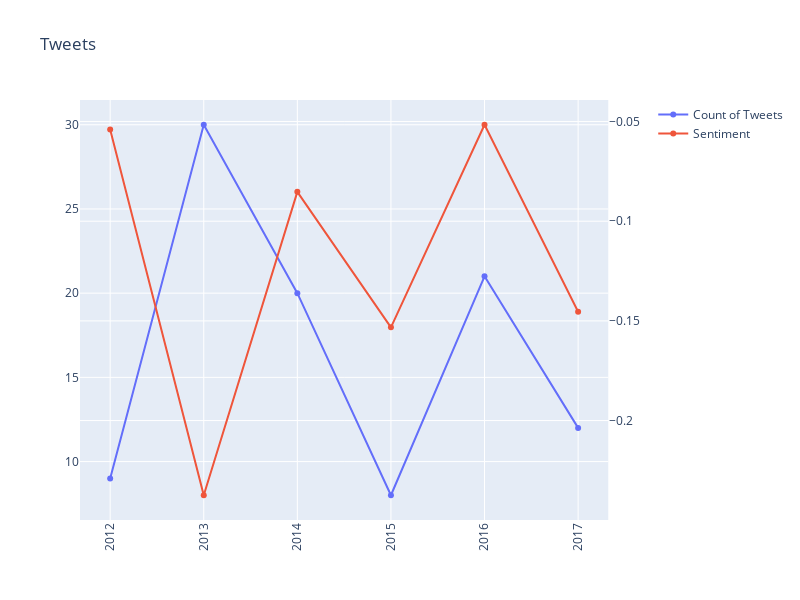

The notebook cell this image was saved under:
### Code cell
if int(year1) >= 2011:
    while True:
        tweet_output = input("Would you like to see information regarding tweets? Y/N ")
        if tweet_output in ["Y", "y", "N", "n"]:
            break

    queried_twitter_data =  tweets_list_df[(tweets_list_df["Date"] >= year1) & (tweets_list_df["Date"] < year2)].reset_index()

    if tweet_output in ["Y", "y"]:
        trace1 = go.Line(
        x= queried_twitter_data["Date"],
        y= queried_twitter_data["Content"],
        name="Count of Tweets",
        )
        trace2 = go.Line(
            x=queried_twitter_data["Date"],
            y=queried_twitter_data["rating"],
            name='Sentiment',
        )

        fig = make_subplots(specs=[[{"secondary_y": True}]])
        fig.add_trace(trace1)
        fig.add_trace(trace2,secondary_y=True)
        fig['layout'].update(height = 600, width = 800, title = "Tweets",xaxis=dict(
            tickangle=-90
            ))

        iplot(fig)

### Figure 1 — Plotly figure (JSON) as saved in the notebook; plotly's stock layout.template omitted (floating-point values rounded to 4 significant figures)
{"data": [{"name": "Count of Tweets", "type": "scatter", "x": ["2012", "2013", "2014", "2015", "2016", "2017"], "y": [9, 30, 20, 8, 21, 12]}, {"name": "Sentiment", "type": "scatter", "x": ["2012", "2013", "2014", "2015", "2016", "2017"], "xaxis": "x", "y": [-0.05394, -0.2375, -0.08527, -0.1532, -0.0516, -0.1454], "yaxis": "y2"}], "layout": {"height": 600, "title": {"text": "Tweets"}, "width": 800, "xaxis": {"anchor": "y", "domain": [0, 0.94], "tickangle": -90}, "yaxis": {"anchor": "x", "domain": [0, 1]}, "yaxis2": {"anchor": "x", "overlaying": "y", "side": "right"}}}
